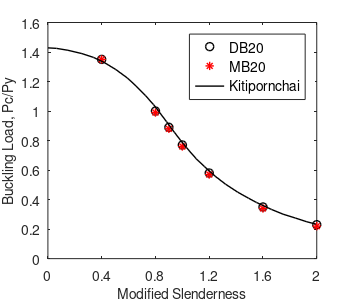

Write MATLAB code to recreate this figure.
%% plot Pc/PY vs Lambda
hfig=figure;
SLChan = csvread('SLChan.csv');
Kitipornchai = csvread('KitipornchaiElas.csv');
x=      [0.4  0.8  0.9  1.0  1.2  1.6  2.0];
y=     [1.35 1.00 0.89 0.77 0.58 0.35 0.23];
ymixed=[1.35 0.99 0.88 0.76 0.57 0.34 0.22];
plot(x,y,'ko','LineWidth',1)
hold on
plot(x,ymixed,'r*','LineWidth',1)
%plot(SLChan(:,1),SLChan(:,2))
plot(Kitipornchai(:,1),Kitipornchai(:,2),'k-','LineWidth',1)
xlim([0 2.0])
ylim([0 1.6])
set(gca,'YTick',(0:0.2:1.6))
set(gca,'XTick',(0:0.4:2.0))
set(gca,'FontSize',10)
xlabel('Modified Slenderness','FontSize',10) 
ylabel('Buckling Load, Pc/Py','FontSize',10)
legend({'DB20','MB20','Kitipornchai'},'FontSize',10)
legend('Location','northeast')

% save figure
figWidth=3.5;
figHeight=3;
set(hfig,'PaperUnits','inches');
set(hfig,'PaperPosition',[0 0 figWidth figHeight]);
fileout=('test1.');
print(hfig,[fileout,'tif'],'-r800','-dtiff');